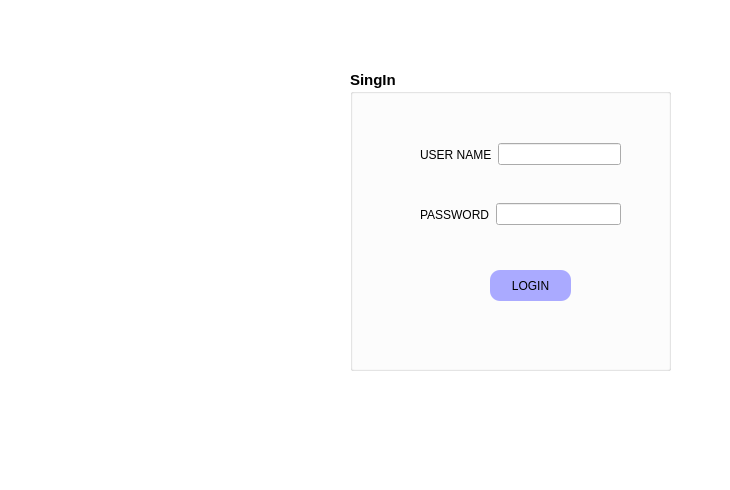
<?xml version="1.0" encoding="UTF-8"?>
<ui version="4.0">
 <class>LOGIN</class>
 <widget class="QMainWindow" name="LOGIN">
  <property name="geometry">
   <rect>
    <x>0</x>
    <y>0</y>
    <width>730</width>
    <height>490</height>
   </rect>
  </property>
  <property name="windowTitle">
   <string>LOGIN</string>
  </property>
  <property name="styleSheet">
   <string notr="true">
background-color: rgb(255, 255, 255);</string>
  </property>
  <widget class="QWidget" name="centralwidget">
   <widget class="QGroupBox" name="groupBox">
    <property name="geometry">
     <rect>
      <x>350</x>
      <y>70</y>
      <width>321</width>
      <height>301</height>
     </rect>
    </property>
    <property name="font">
     <font>
      <pointsize>11</pointsize>
      <bold>true</bold>
     </font>
    </property>
    <property name="styleSheet">
     <string notr="true">background:none;</string>
    </property>
    <property name="title">
     <string>SingIn</string>
    </property>
    <widget class="QWidget" name="horizontalLayoutWidget">
     <property name="geometry">
      <rect>
       <x>70</x>
       <y>70</y>
       <width>201</width>
       <height>29</height>
      </rect>
     </property>
     <layout class="QHBoxLayout" name="horizontalLayout">
      <item>
       <widget class="QLabel" name="label">
        <property name="styleSheet">
         <string notr="true">font: 700 11pt &quot;Segoe UI&quot;;</string>
        </property>
        <property name="text">
         <string>USER NAME</string>
        </property>
       </widget>
      </item>
      <item>
       <widget class="QLineEdit" name="text_username"/>
      </item>
     </layout>
    </widget>
    <widget class="QWidget" name="horizontalLayoutWidget_2">
     <property name="geometry">
      <rect>
       <x>70</x>
       <y>130</y>
       <width>201</width>
       <height>29</height>
      </rect>
     </property>
     <layout class="QHBoxLayout" name="horizontalLayout_2">
      <item>
       <widget class="QLabel" name="label_2">
        <property name="styleSheet">
         <string notr="true">font: 700 11pt &quot;Segoe UI&quot;;</string>
        </property>
        <property name="text">
         <string>PASSWORD</string>
        </property>
       </widget>
      </item>
      <item>
       <widget class="QLineEdit" name="text_password">
        <property name="styleSheet">
         <string notr="true"/>
        </property>
        <property name="text">
         <string/>
        </property>
        <property name="echoMode">
         <enum>QLineEdit::Password</enum>
        </property>
       </widget>
      </item>
     </layout>
    </widget>
    <widget class="QPushButton" name="pushButton">
     <property name="geometry">
      <rect>
       <x>140</x>
       <y>200</y>
       <width>81</width>
       <height>31</height>
      </rect>
     </property>
     <property name="styleSheet">
      <string notr="true">border-radius : 10px;
font: 700 11pt &quot;Segoe UI&quot;;
background-color:rgb(170, 170, 255);</string>
     </property>
     <property name="text">
      <string>LOGIN</string>
     </property>
    </widget>
   </widget>
   <widget class="QLabel" name="label_3">
    <property name="geometry">
     <rect>
      <x>60</x>
      <y>100</y>
      <width>241</width>
      <height>231</height>
     </rect>
    </property>
    <property name="styleSheet">
     <string notr="true">border-image: url(:/photo/logo_maison_intelligente.jpg);
background:none;</string>
    </property>
    <property name="text">
     <string/>
    </property>
   </widget>
  </widget>
  <widget class="QMenuBar" name="menubar">
   <property name="geometry">
    <rect>
     <x>0</x>
     <y>0</y>
     <width>730</width>
     <height>22</height>
    </rect>
   </property>
  </widget>
  <widget class="QStatusBar" name="statusbar"/>
 </widget>
 <resources/>
 <connections/>
</ui>
